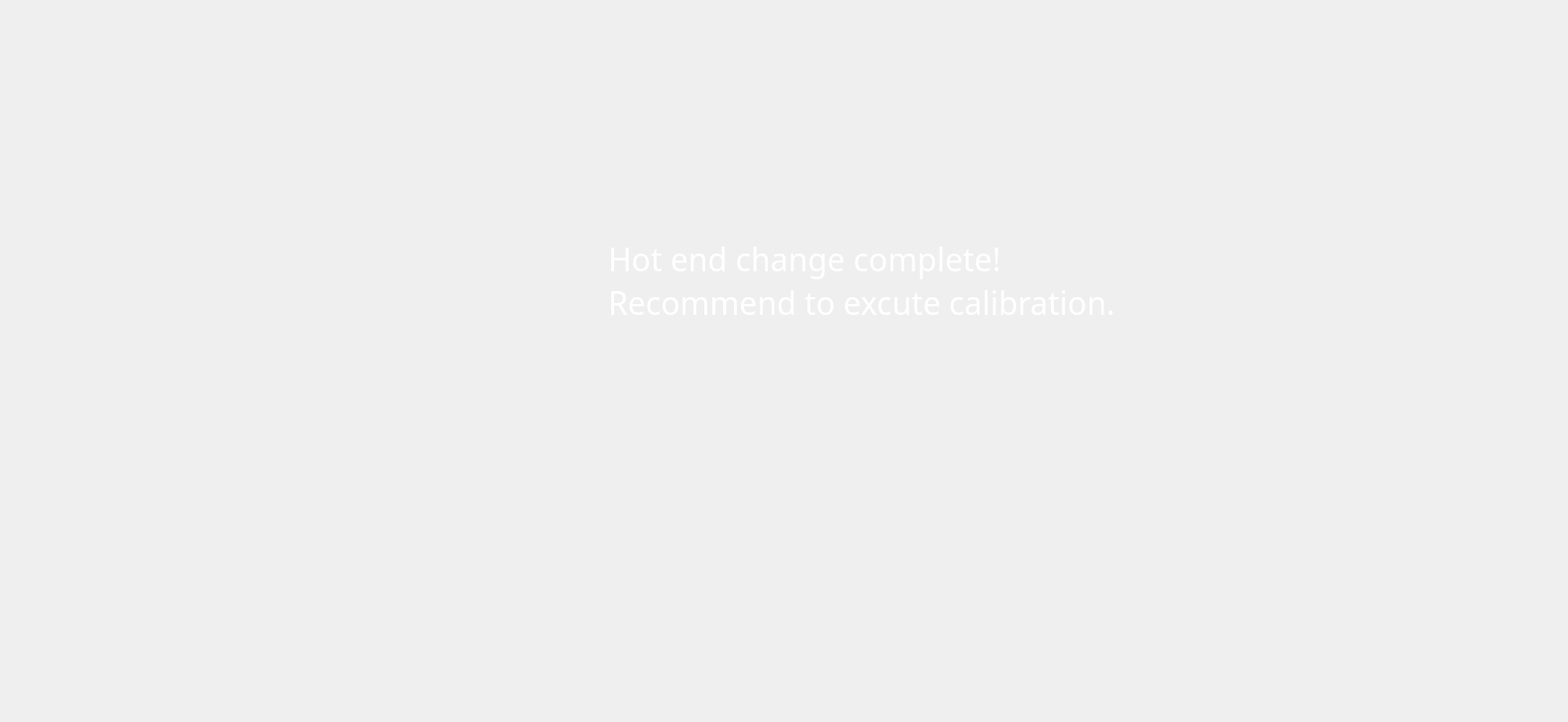
    <widget class="QWidget" name="page_ChangeHotend_7">
     <widget class="QPushButton" name="pushButton_477">
      <property name="geometry">
       <rect>
        <x>0</x>
        <y>180</y>
        <width>160</width>
        <height>180</height>
       </rect>
      </property>
      <property name="styleSheet">
       <string notr="true">outline:none;image: url(:/image/FilamentInactive.png);border:none;</string>
      </property>
      <property name="text">
       <string/>
      </property>
     </widget>
     <widget class="QPushButton" name="pushButton_478">
      <property name="geometry">
       <rect>
        <x>0</x>
        <y>360</y>
        <width>160</width>
        <height>180</height>
       </rect>
      </property>
      <property name="styleSheet">
       <string notr="true">outline:none;image: url(:/image/ToolsActive(2).png);border:none;</string>
      </property>
      <property name="text">
       <string/>
      </property>
     </widget>
     <widget class="QPushButton" name="pushButton_479">
      <property name="geometry">
       <rect>
        <x>0</x>
        <y>540</y>
        <width>160</width>
        <height>180</height>
       </rect>
      </property>
      <property name="styleSheet">
       <string notr="true">outline:none;image: url(:/image/AboutInactive.png);border:none;</string>
      </property>
      <property name="text">
       <string/>
      </property>
     </widget>
     <widget class="QPushButton" name="pushButton_480">
      <property name="geometry">
       <rect>
        <x>0</x>
        <y>0</y>
        <width>160</width>
        <height>180</height>
       </rect>
      </property>
      <property name="styleSheet">
       <string notr="true">outline:none;image: url(:/image/PrintInactive.png);border:none;</string>
      </property>
      <property name="text">
       <string/>
      </property>
     </widget>
     <widget class="QLabel" name="label_95">
      <property name="geometry">
       <rect>
        <x>218</x>
        <y>205</y>
        <width>332</width>
        <height>249</height>
       </rect>
      </property>
      <property name="styleSheet">
       <string notr="true">border-image: url(:/image/changehotend_tip_7.png);</string>
      </property>
      <property name="text">
       <string/>
      </property>
     </widget>
     <widget class="QLabel" name="label_85">
      <property name="geometry">
       <rect>
        <x>614</x>
        <y>239</y>
        <width>960</width>
        <height>240</height>
       </rect>
      </property>
      <property name="styleSheet">
       <string notr="true">color: rgba(255, 255, 255, 255);
font-size: 32px;
text-align: center;
font-family: Barlow;
background-color: rgba(255, 255, 255, 0);</string>
      </property>
      <property name="text">
       <string>Hot end change complete! 
Recommend to excute calibration.</string>
      </property>
      <property name="alignment">
       <set>Qt::AlignLeading|Qt::AlignLeft|Qt::AlignTop</set>
      </property>
     </widget>
    </widget>
